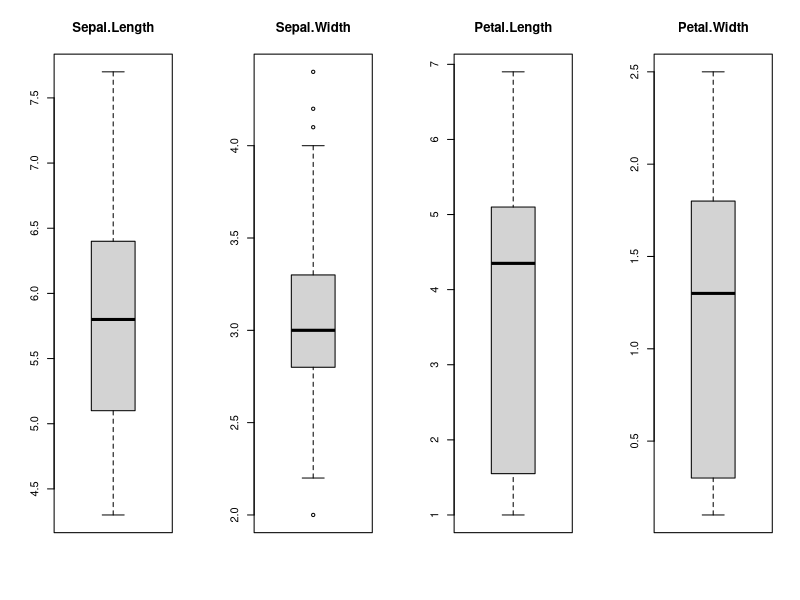
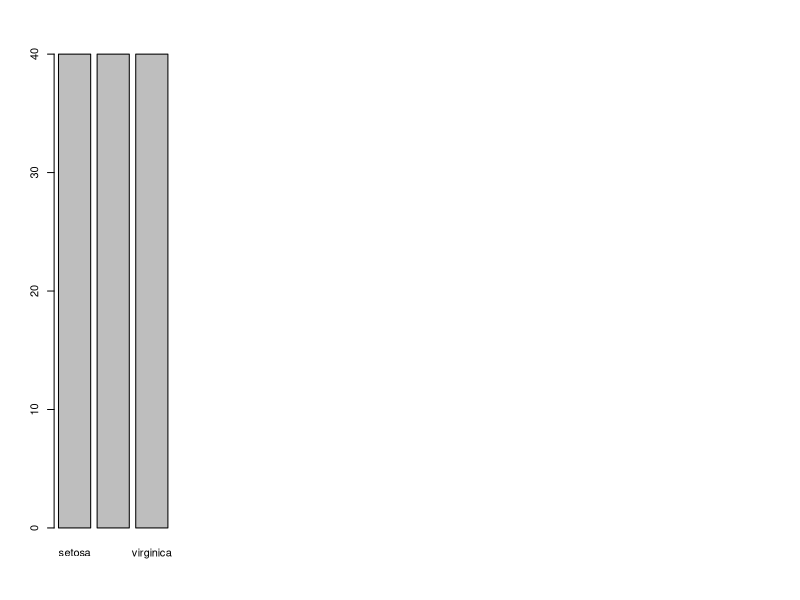
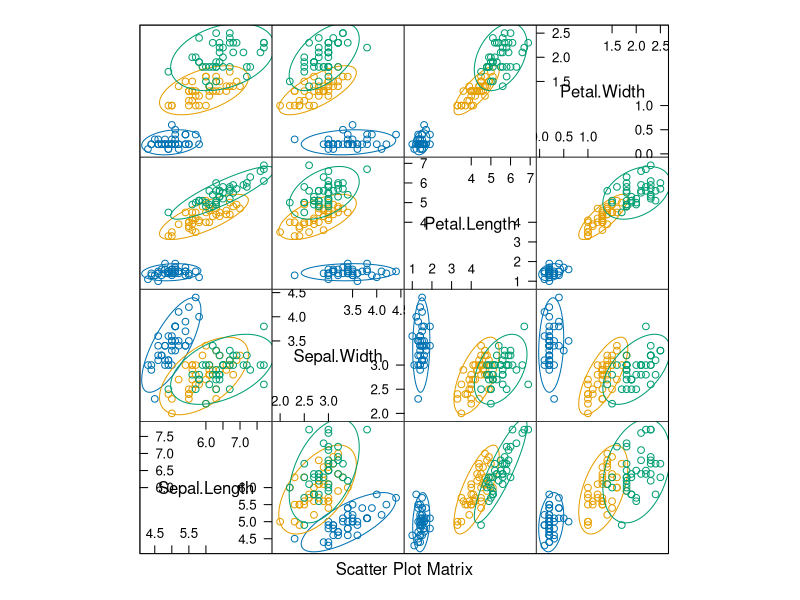
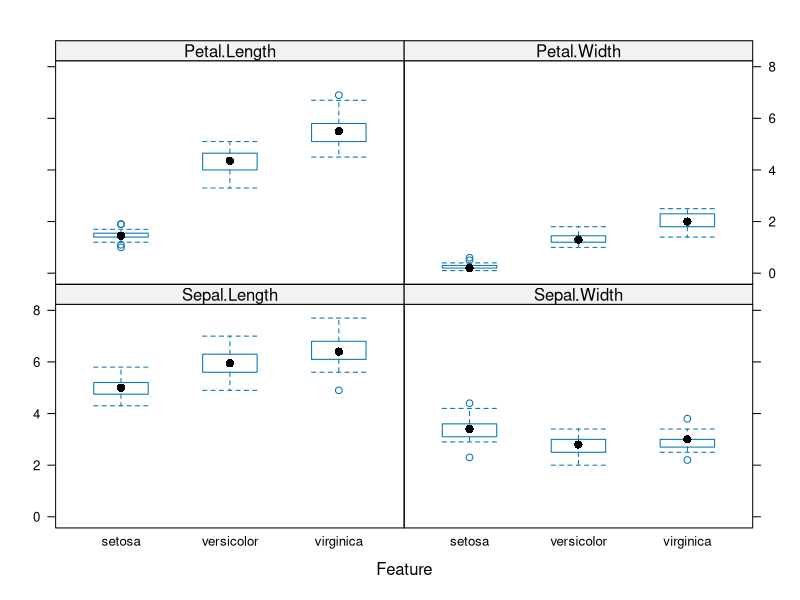
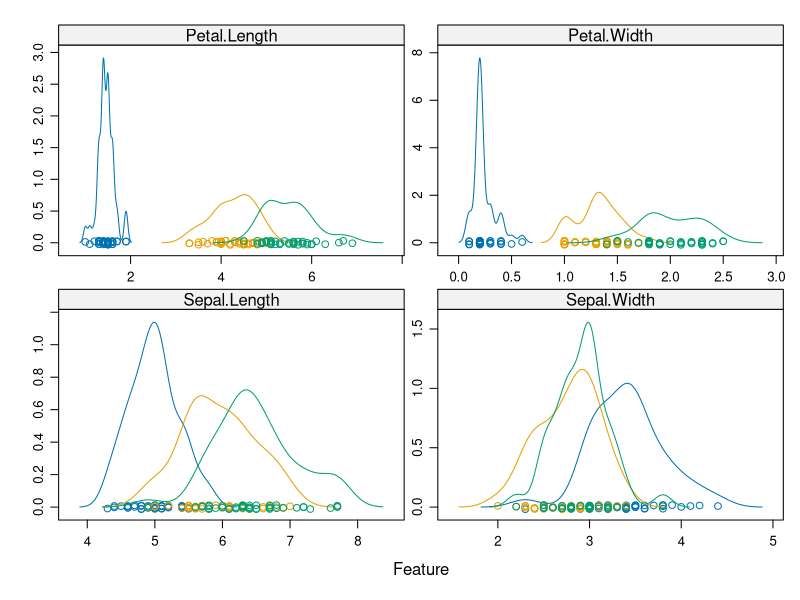
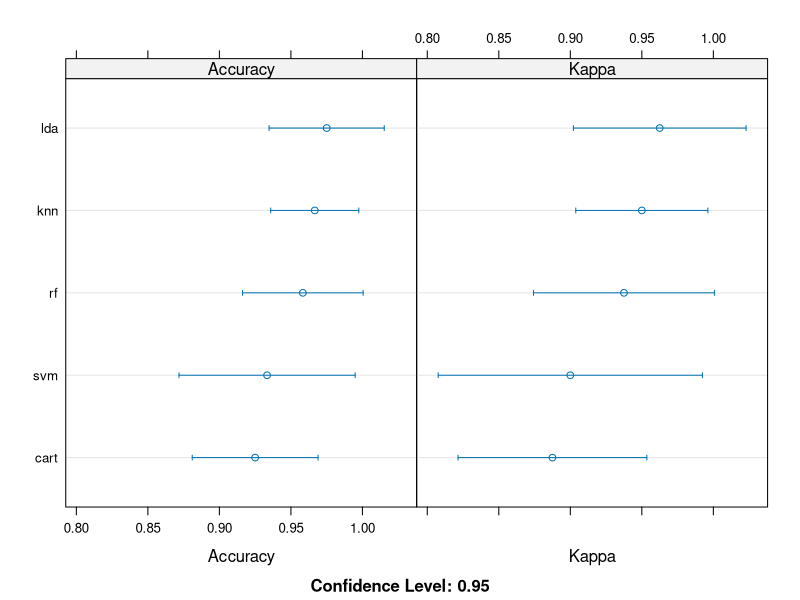

The R source for these figures, in order:
library(caret)
library(ellipse)
library(e1071)
library(kernlab)

# attach the iris dataset to the environment
data(iris)

# rename the dataset
dataset <- iris

# create a list of 80% of the rows in the original dataset we can use for training
validation_index <- createDataPartition(dataset$Species, p=0.80, list=FALSE)

# select 20% of the data for validation
validation <- dataset[-validation_index,]

# use the remaining 80% of data to training and testing the models
dataset <- dataset[validation_index,]

# dimensions of dataset
dim(dataset)

# list types for each attribute
sapply(dataset, class)

# take a peek at the first 5 rows of the data
head(dataset)

# list the levels for the class
levels(dataset$Species)

# summarize the class distribution
percentage <- prop.table(table(dataset$Species)) * 100
cbind(freq=table(dataset$Species), percentage=percentage)

# summarize attribute distributions
summary(dataset)

# split input and output
x <- dataset[,1:4]
y <- dataset[,5]

# boxplot for each attribute on one image
par(mfrow=c(1,4))
  for(i in 1:4) {
  boxplot(x[,i], main=names(iris)[i])
    }

# barplot for class breakdown
plot(y)

# scatterplot matrix
featurePlot(x=x, y=y, plot="ellipse")

# box and whisker plots for each attribute
featurePlot(x=x, y=y, plot="box")

# density plots for each attribute by class value
scales <- list(x=list(relation="free"), y=list(relation="free"))
featurePlot(x=x, y=y, plot="density", scales=scales)

# Run algorithms using 10-fold cross validation
control <- trainControl(method="cv", number=10)
metric <- "Accuracy"

# a) linear algorithms
set.seed(7)
fit.lda <- train(Species~., data=dataset, method="lda", metric=metric, trControl=control)

# b) nonlinear algorithms
# CART
set.seed(7)
fit.cart <- train(Species~., data=dataset, method="rpart", metric=metric, trControl=control)

# kNN
set.seed(7)
fit.knn <- train(Species~., data=dataset, method="knn", metric=metric, trControl=control)

# c) advanced algorithms
# SVM
set.seed(7)
fit.svm <- train(Species~., data=dataset, method="svmRadial", metric=metric, trControl=control)

# Random Forest
set.seed(7)
fit.rf <- train(Species~., data=dataset, method="rf", metric=metric, trControl=control)

# summarize accuracy of models
results <- resamples(list(lda=fit.lda, cart=fit.cart, knn=fit.knn, svm=fit.svm, rf=fit.rf))
summary(results)

# compare accuracy of models
dotplot(results)

# summarize Best Model
print(fit.lda)

# estimate skill of LDA on the validation dataset
predictions <- predict(fit.lda, validation)
confusionMatrix(predictions, validation$Species)
